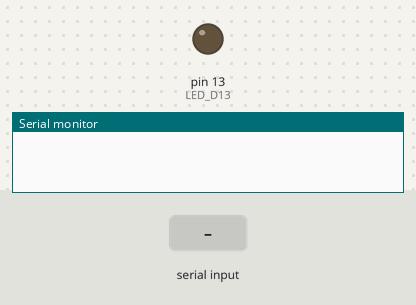
A sketch run on a simulated Arduino Uno, built with avr-gcc and run on an emulated ATmega328P. Shown: output pins drawn as LEDs (lit = HIGH), the last lines printed to the serial monitor. Dashed ring = blinking. The inputs (shaded band) are chosen by the test bench.

Above: at 1.2 s.
1.3 s: "1" received over Serial
At 2.1 s:
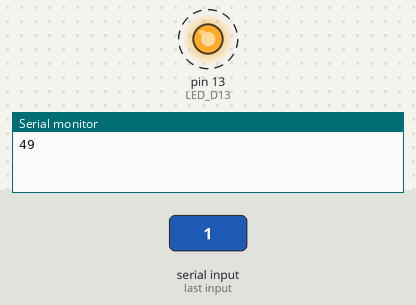
Timing chart, 0 to 7.8 s (numbered marks = the images above; inputs shaded):
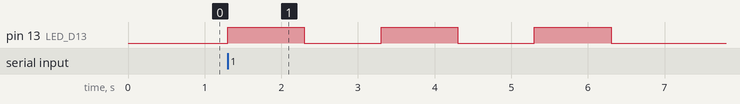

Measured:
- after the input at 1.3 s, pin 13 (LED_D13): alternates HIGH for 1.0 s and LOW for 1.0 s, 6 changes in all, then stays LOW, starting at once

The sketch:

codigo_arduino.ino
```cpp
/* Programa de teste do Arduino Mega 2560
  Blog Eletrogate -https://blog.eletrogate.com/guia-completo-do-arduino-mega/
  Arduino UNO - IDE 1.8.5
  Gustavo Murta   17/agosto/2018
  Baseado em https://www.arduino.cc/en/Tutorial/Blink
*/

#define LED_D13 13  // led integrado na placa - pino D13

void setup() {
  Serial.begin(9600);
  pinMode(LED_D13, OUTPUT);  // configura pino Led_D13 como saída
}

void loop() {
  int teste = 0, teste2 = 2;
  if (Serial.available()) {
    teste = Serial.read();
    Serial.println(teste);
  }

  if (teste == 49) {
    digitalWrite(LED_D13, HIGH);  // liga o Led
    delay(1000);                  // aguarda um segundo
    digitalWrite(LED_D13, LOW);   // desliga o Led
    delay(1000);                  // aguarda um segundo

    digitalWrite(LED_D13, HIGH);  // liga o Led
    delay(1000);                  // aguarda um segundo
    digitalWrite(LED_D13, LOW);   // desliga o Led
    delay(1000);                  // aguarda um segundo

    digitalWrite(LED_D13, HIGH);  // liga o Led
    delay(1000);                  // aguarda um segundo
    digitalWrite(LED_D13, LOW);   // desliga o Led
    delay(1000);                  // aguarda um segundo
  }
}
```
